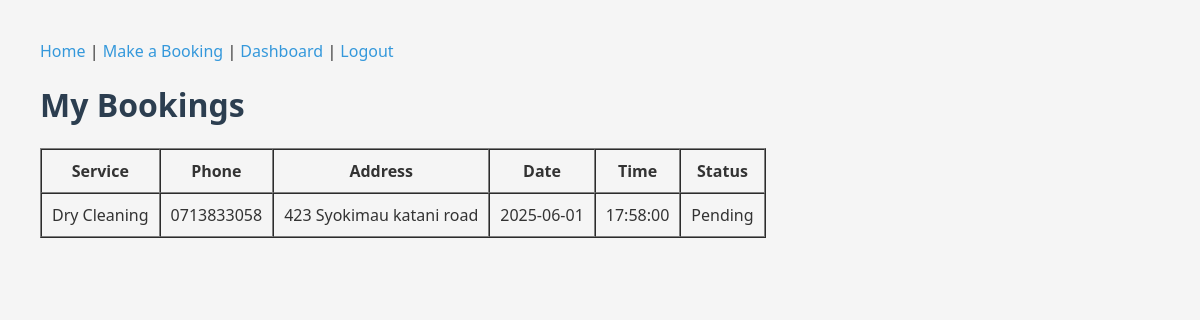
Page /my_bookings (signed in) on the committed database.
### app.py (models this page shows)
class Booking(db.Model):
    id = db.Column(db.Integer, primary_key=True)
    user_id = db.Column(db.Integer, db.ForeignKey('user.id'), nullable=False)
    phone = db.Column(db.String(15))
    address = db.Column(db.String(250))
    service = db.Column(db.String(100))
    date = db.Column(db.Date)
    time = db.Column(db.Time)
    status = db.Column(db.String(50), default='Pending')
    created_at = db.Column(db.DateTime, default=datetime.utcnow)

### app.py (the view)
@app.route('/my_bookings')
@login_required
def view_bookings():
    bookings = Booking.query.filter_by(user_id=current_user.id).order_by(Booking.created_at.desc()).all()
    return render_template('my_bookings.html', bookings=bookings)

### app.py (called while the page is built)
@login_manager.user_loader
def load_user(user_id):
    return User.query.get(int(user_id))

### templates/my_bookings.html (shortened to what this page needs)
<!DOCTYPE html>
<html lang="en">
<head>
  <link rel="stylesheet" href="{{ url_for('static', filename='css/style.css') }}" />
</head>
<body>
  <nav>
    <a href="{{ url_for('home') }}">Home</a> |
    <a href="{{ url_for('booking') }}">Make a Booking</a> |
    <a href="{{ url_for('dashboard') }}">Dashboard</a> |
    <a href="{{ url_for('logout') }}">Logout</a>
  </nav>
  <h1>My Bookings</h1>
  {% if bookings %}
    <table border="1" cellpadding="10" cellspacing="0">
      <thead>
        <tr>
          <th>Service</th>
          <th>Phone</th>
          <th>Address</th>
          <th>Date</th>
          <th>Time</th>
          <th>Status</th>
        </tr>
      </thead>
      <tbody>
        {% for booking in bookings %}
        <tr>
          <td>{{ booking.service }}</td>
          <td>{{ booking.phone }}</td>
          <td>{{ booking.address }}</td>
          <td>{{ booking.date }}</td>
          <td>{{ booking.time }}</td>
          <td>{{ booking.status }}</td>
        </tr>
        {% endfor %}
      </tbody>
    </table>
  {% else %}
    <p>You have no bookings yet.</p>
  {% endif %}
</body>
</html>

### static/css/style.css (style rules this page uses)
body { font-family: 'Segoe UI', sans-serif; background-color: #f5f5f5; color: #333; padding: 40px; margin: 0; }
h1 { color: #2c3e50; }
a { color: #3498db; text-decoration: none; }

### rows in the picture
Booking: service "Dry Cleaning", phone "0713833058", address "423 Syokimau katani road", date "2025-06-01", time "17:58:00", status "Pending"
